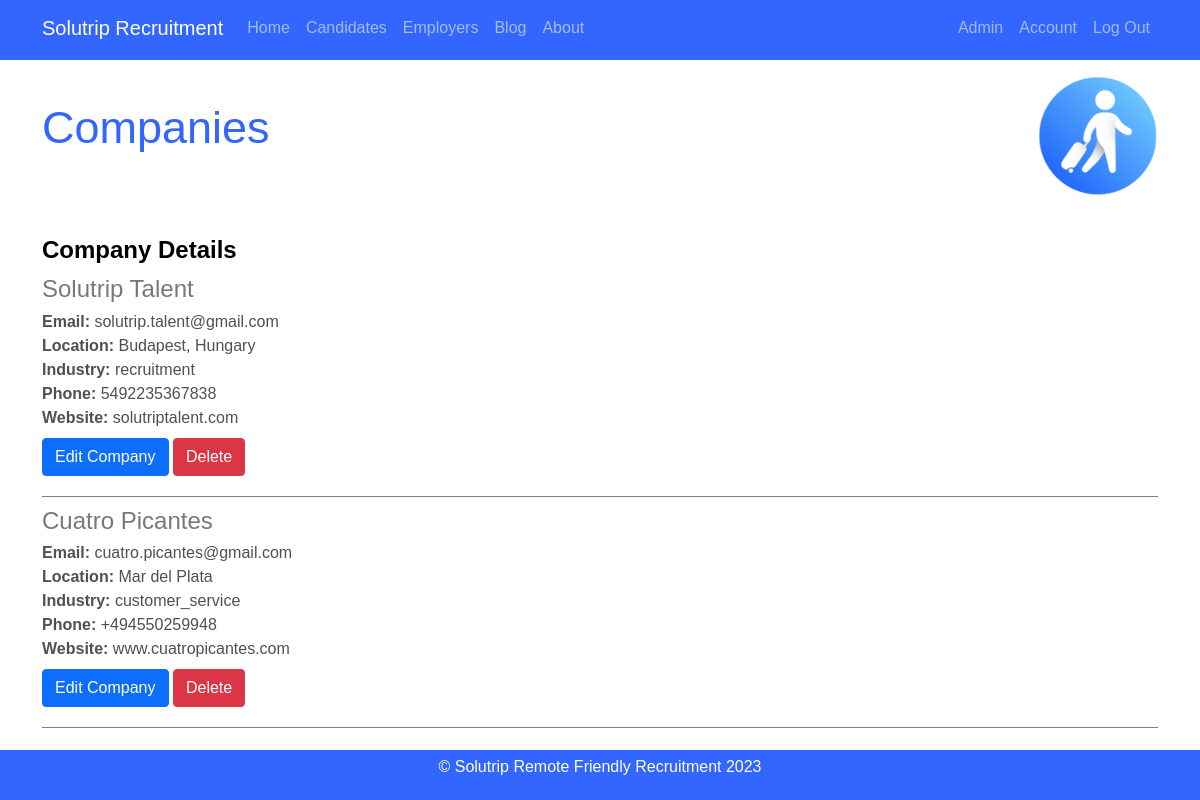
The app's page /admin/companies (signed in), older data.
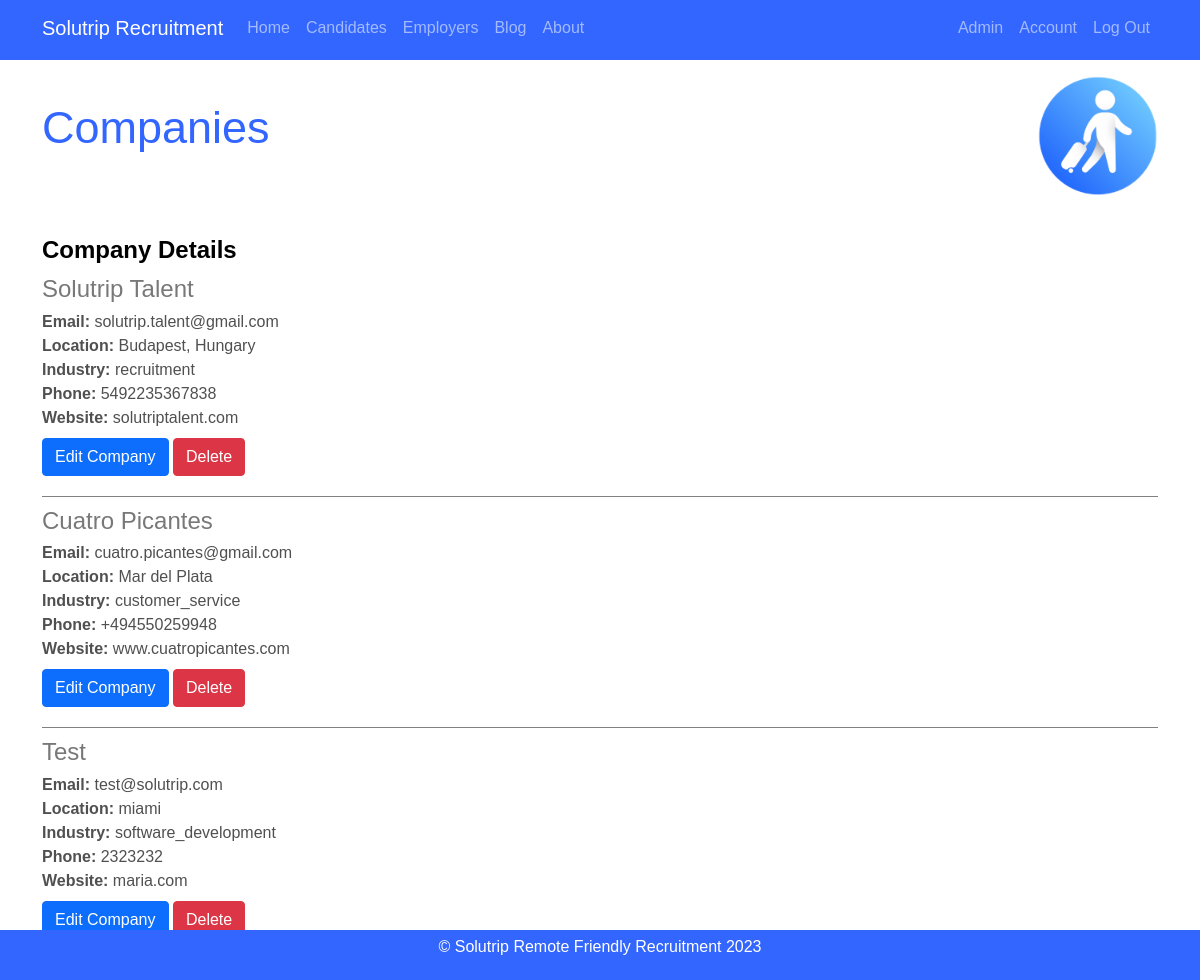
The same page, newer data.
### Solutrip_app/models.py (models this page shows)
class Company(db.Model):
    id = db.Column (db.Integer, primary_key=True)
    companyname = db.Column (db.String(80), unique=True, nullable=False)
    email = db.Column (db.String(120), unique=True, nullable=False)
    location = db.Column(db.String(60), nullable=False)
    industry = db.Column(db.String(60), nullable=False)
    phone = db.Column(db.String(60), unique=True, nullable=False)
    website = db.Column(db.String(100), nullable=False)

### Solutrip_app/routes.py (the view)
@app.route("/admin/companies", methods=['GET'])
@login_required
def view_companies():
    if not is_admin(current_user):
        flash("Sorry, you must be an admin to access this page.","danger")
        return redirect(url_for('home'))
    companies = Company.query.all()
    return render_template("companies.html", title="Companies", companies=companies)

### Solutrip_app/models.py (called while the page is built)
@login_manager.user_loader
def load_user(user_id):
    return User.query.get(int(user_id))

### Solutrip_app/routes.py (called while the page is built)
def is_admin(user):
    if user.is_authenticated and user.role == "admin":
        return True
    else:
        return False

### Solutrip_app/templates/companies.html (shortened to what this page needs)
{% extends 'layout.html' %}
{% block content %}
    <div class="company-post mt-3" style="display: flex; align-items: center;">
        <h2 class="blog-title mt-4">Companies</h2>
        <img src="{{ url_for('static', filename='solu.png') }}" alt="My image" class="img-fluid rounded" style="height: 120px; margin-left: auto;">
    </div>
    <div class="body-text">
        <h4 style="color: black;"><b>Company Details</b></h4>
        {% for company in companies %}
        <div style="margin-top: 4px; padding-bottom: 4px; border-bottom: 1px solid gray;">
          <div>
            <h4 style="color: rgb(120,120,120); margin-top: 10px; margin-bottom: 6px">{{ company.companyname }}</h4>
            <div><b>Email:</b> {{ company.email }}</div>
            <div><b>Location:</b> {{ company.location }}</div>
            <div><b>Industry:</b> {{ company.industry }}</div>
            <div><b>Phone:</b> {{ company.phone }}</div>
            <div><b>Website:</b> {{ company.website }}</div>
          </div>
          <div class="buttons">
            <a class="btn btn-primary mt-2 mb-3" href="{{ url_for('update_company', company_id=company.id) }}" >Edit Company</a>
            <button type ="button" class="btn btn-danger mt-2 mr-2 mb-3" data-bs-toggle="modal" data-bs-target="#deleteModal{{ company.id }}">Delete</button>
          </div>
        </div>
        {% endfor %}
    </div>
{% endblock content %}

Row changes from the older to the newer data that the page shows:
added Company: companyname "Test", email "test@solutrip.com", location "miami", industry "software_development", phone "2323232", website "maria.com"
